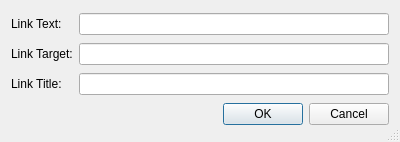
<?xml version="1.0" encoding="UTF-8"?>
<ui version="4.0">
 <class>HyperlinkMarkupDialog</class>
 <widget class="QDialog" name="HyperlinkMarkupDialog">
  <property name="geometry">
   <rect>
    <x>0</x>
    <y>0</y>
    <width>400</width>
    <height>142</height>
   </rect>
  </property>
  <property name="windowTitle">
   <string>Insert Hyperlink</string>
  </property>
  <property name="sizeGripEnabled">
   <bool>true</bool>
  </property>
  <layout class="QGridLayout" name="gridLayout">
   <item row="0" column="0">
    <widget class="QLabel" name="label">
     <property name="text">
      <string>Link Text:</string>
     </property>
    </widget>
   </item>
   <item row="0" column="1">
    <widget class="QLineEdit" name="textEdit"/>
   </item>
   <item row="1" column="0">
    <widget class="QLabel" name="label_2">
     <property name="text">
      <string>Link Target:</string>
     </property>
    </widget>
   </item>
   <item row="1" column="1">
    <widget class="QLineEdit" name="targetEdit"/>
   </item>
   <item row="2" column="0">
    <widget class="QLabel" name="label_3">
     <property name="text">
      <string>Link Title:</string>
     </property>
    </widget>
   </item>
   <item row="2" column="1">
    <widget class="QLineEdit" name="titelEdit"/>
   </item>
   <item row="3" column="0" colspan="2">
    <widget class="QDialogButtonBox" name="buttonBox">
     <property name="orientation">
      <enum>Qt::Horizontal</enum>
     </property>
     <property name="standardButtons">
      <set>QDialogButtonBox::Cancel|QDialogButtonBox::Ok</set>
     </property>
    </widget>
   </item>
  </layout>
 </widget>
 <resources/>
 <connections>
  <connection>
   <sender>buttonBox</sender>
   <signal>accepted()</signal>
   <receiver>HyperlinkMarkupDialog</receiver>
   <slot>accept()</slot>
   <hints>
    <hint type="sourcelabel">
     <x>248</x>
     <y>254</y>
    </hint>
    <hint type="destinationlabel">
     <x>157</x>
     <y>274</y>
    </hint>
   </hints>
  </connection>
  <connection>
   <sender>buttonBox</sender>
   <signal>rejected()</signal>
   <receiver>HyperlinkMarkupDialog</receiver>
   <slot>reject()</slot>
   <hints>
    <hint type="sourcelabel">
     <x>316</x>
     <y>260</y>
    </hint>
    <hint type="destinationlabel">
     <x>286</x>
     <y>274</y>
    </hint>
   </hints>
  </connection>
 </connections>
</ui>
